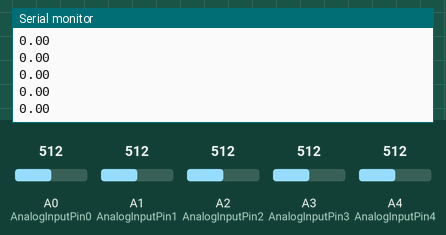
Bench run of a sketch on a simulated Arduino Uno, built with avr-gcc and run on an emulated ATmega328P. Shown: the last lines printed to the serial monitor. The inputs (shaded band) are chosen by the test bench; at power-on: A0 (AnalogInputPin0) = 512, A4 (AnalogInputPin4) = 512, A3 (AnalogInputPin3) = 512, A1 (AnalogInputPin1) = 512, A2 (AnalogInputPin2) = 512.

Above: at 1.2 s.
1.3 s: A0 (AnalogInputPin0) set to 716
At 1.32 s:
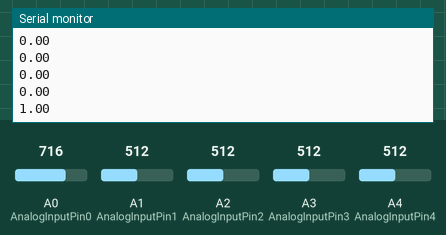
2.8 s: A4 (AnalogInputPin4) set to 306
At 2.83 s:
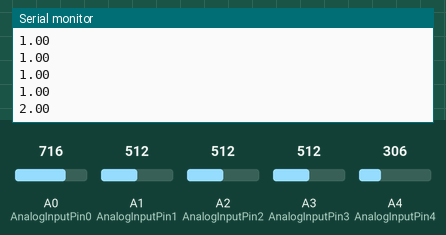
4.3 s: A3 (AnalogInputPin3) set to 306
At 4.35 s:
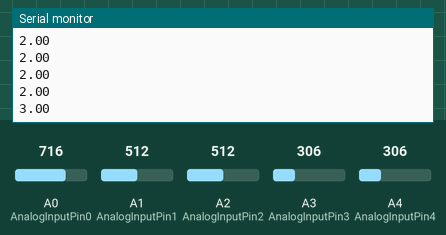
5.8 s: A1 (AnalogInputPin1) set to 992
At 5.86 s:
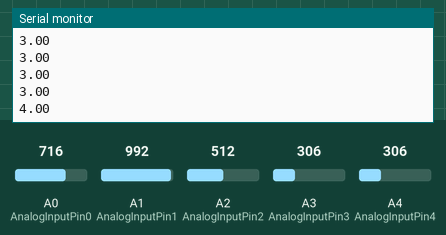
7.3 s: A2 (AnalogInputPin2) set to 30
At 7.37 s:
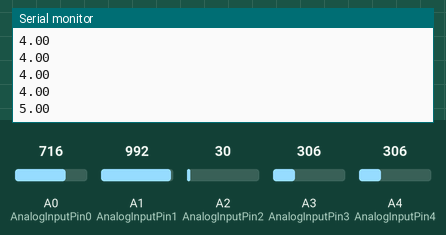
8.8 s: A0 (AnalogInputPin0) set to 992
At 8.89 s:
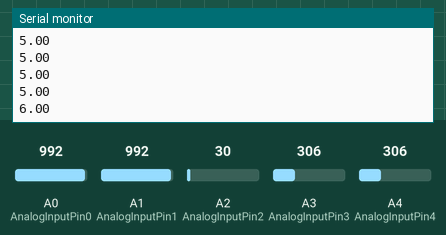
Timing chart, 0 to 11.3 s (numbered marks = the images above; inputs shaded):
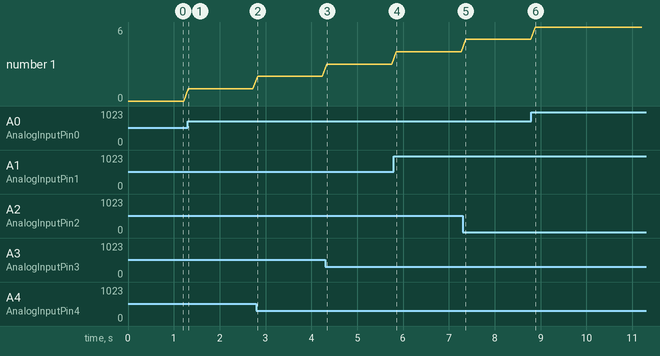

Measured:
- after the input at 1.3 s, the serial monitor: prints a new line at once (image 1)
- after the input at 2.8 s, the serial monitor: prints a new line at once (image 2)
- after the input at 4.3 s, the serial monitor: prints a new line at once (image 3)
- after the input at 5.8 s, the serial monitor: prints a new line after 0.05 s (image 4)
- after the input at 7.3 s, the serial monitor: prints a new line after 0.07 s (image 5)
- after the input at 8.8 s, the serial monitor: prints a new line after 0.08 s (image 6)
- plotted number 1: 0 → 1 after the input at 1.3 s, 1 → 2 after the input at 2.8 s, 2 → 3 after the input at 4.3 s, 3 → 4 after the input at 5.8 s, 4 → 5 after the input at 7.3 s

The sketch:

irOdd_fn.ino
```cpp
int AnalogInputPin0 = A0;
//int AnalogInputPin2 = A0;
int AnalogInputPin1 = A1;
//int AnalogInputPin4 = A3;
int AnalogInputPin2 = A2;
//int AnalogInputPin6 = A5;
int AnalogInputPin3 = A3;
//int AnalogInputPin8 = A7;
int AnalogInputPin4 = A4;

// raw IR values
int ir1 = 0;
int ir3 = 0;
int ir5 = 0;
int ir7 = 0;
int ir9 = 0;
int pitch = 4; //distance between IR sensors in mm

int sensor_dist = 0;
float error = 0;

//calculates distance between a given sensor and the middle of the array board
//only for IR arrays with an odd number of sensors
int sensor_distance(int sensorNum) {
  //sensorNum is the number of the sensor counting from left to right
  //5 is the ir in the  middle of the array
  sensor_dist = pitch*(5-sensorNum);
  return sensor_dist ;
}

// calculates how far the line is from the center of the robot with a weighted average
float calculateError(){
  int num = (sensor_distance(9)*(ir9-ir1) + sensor_distance(7)*(ir7-ir3));
  int den = ir1+ir3+ir5+ir7+ir9;

  error = num/den;
  return error;
}

void setup() {
  // put your setup code here, to run once:
  Serial.begin(9600);
  pinMode(AnalogInputPin0, INPUT);
  pinMode(AnalogInputPin1, INPUT);
  pinMode(AnalogInputPin2, INPUT);
  pinMode(AnalogInputPin3, INPUT);
  pinMode(AnalogInputPin4, INPUT);

}


void loop() {
  // put your main code here, to run repeatedly:
  ir1 = analogRead(AnalogInputPin0);
  ir3 = analogRead(AnalogInputPin1);
  ir5 = analogRead(AnalogInputPin2);
  ir7 = analogRead(AnalogInputPin3);
  ir9 = analogRead(AnalogInputPin4);

  Serial.println(calculateError());

  //-ve values -> black
  //+ve value -> white

  delay(100);

}
```
